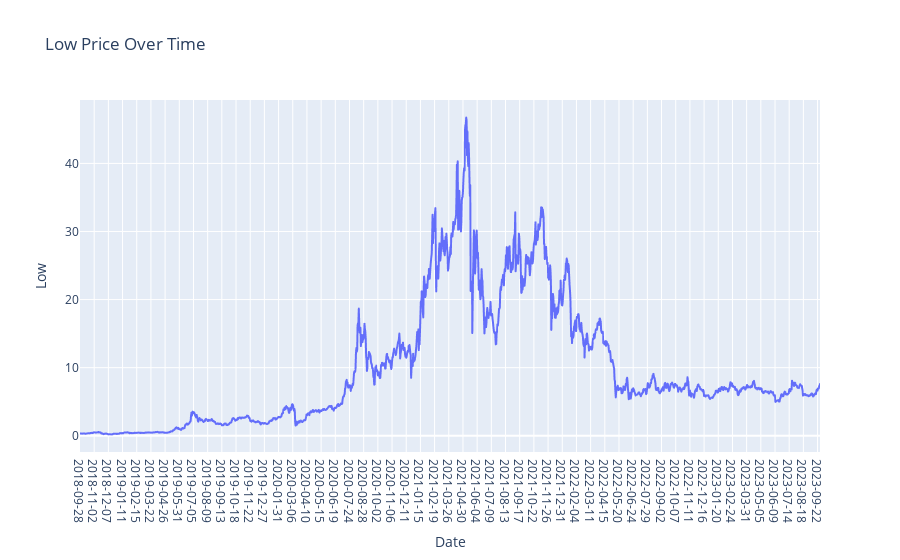

Here is the notebook cell this chart was saved with:
### Markdown cell above
## iii) Graph for Low Column Values

### Code cell
plt.figure(figsize=(14, 6))
fig = px.line(LINK.Low,x=LINK.Date, y='Low', labels={'x': 'Date', 'y': 'Price'}, title='Low Price Over Time')
fig.update_xaxes(type='category')  # Ensure the x-axis treats the index as categorical (date)
fig.show()

### Figure 1 — Plotly figure (JSON) as saved in the notebook; plotly's stock layout.template omitted (floating-point values rounded to 4 significant figures; data arrays with more than 128 entries replaced by an {"elided": "..."} marker saying what was removed)
{"data": [{"hovertemplate": "Date=%{x}<br>Low=%{y}<extra></extra>", "legendgroup": "", "line": {"color": "#636efa", "dash": "solid"}, "marker": {"symbol": "circle"}, "mode": "lines", "name": "", "showlegend": false, "type": "scattergl", "x": {"elided": "1827 str values"}, "xaxis": "x", "y": {"elided": "1827 float values"}, "yaxis": "y"}], "layout": {"legend": {"tracegroupgap": 0}, "title": {"text": "Low Price Over Time"}, "xaxis": {"anchor": "y", "domain": [0, 1], "title": {"text": "Date"}, "type": "category"}, "yaxis": {"anchor": "x", "domain": [0, 1], "title": {"text": "Low"}}}}
